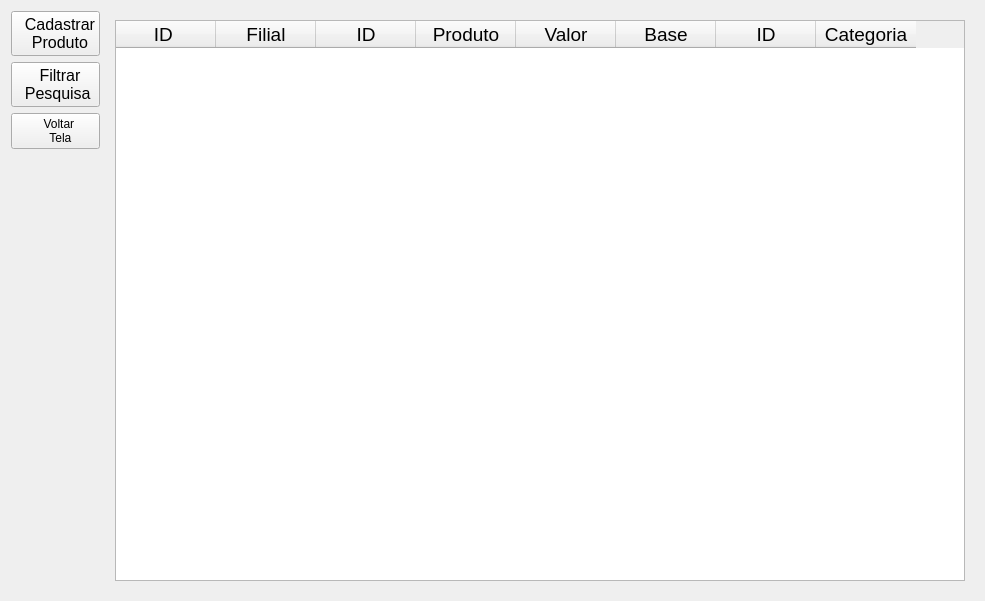
<?xml version="1.0" encoding="UTF-8"?>
<ui version="4.0">
 <class>Relatorio</class>
 <widget class="QWidget" name="Relatorio">
  <property name="geometry">
   <rect>
    <x>0</x>
    <y>0</y>
    <width>985</width>
    <height>601</height>
   </rect>
  </property>
  <property name="windowTitle">
   <string>Relatório de Produtos</string>
  </property>
  <layout class="QGridLayout" name="gridLayout_2">
   <item row="0" column="1">
    <widget class="QStackedWidget" name="stCadastro">
     <property name="currentIndex">
      <number>0</number>
     </property>
     <widget class="QWidget" name="page_3">
      <layout class="QGridLayout" name="gridLayout_3">
       <item row="0" column="0">
        <widget class="QTableWidget" name="tableWidget">
         <property name="editTriggers">
          <set>QAbstractItemView::NoEditTriggers</set>
         </property>
         <attribute name="verticalHeaderVisible">
          <bool>false</bool>
         </attribute>
         <column>
          <property name="text">
           <string>  ID   </string>
          </property>
          <property name="font">
           <font>
            <pointsize>14</pointsize>
           </font>
          </property>
          <property name="textAlignment">
           <set>AlignCenter</set>
          </property>
         </column>
         <column>
          <property name="text">
           <string>Filial</string>
          </property>
          <property name="font">
           <font>
            <pointsize>14</pointsize>
           </font>
          </property>
          <property name="textAlignment">
           <set>AlignCenter</set>
          </property>
         </column>
         <column>
          <property name="text">
           <string>ID</string>
          </property>
          <property name="font">
           <font>
            <pointsize>14</pointsize>
           </font>
          </property>
          <property name="textAlignment">
           <set>AlignCenter</set>
          </property>
         </column>
         <column>
          <property name="text">
           <string>Produto</string>
          </property>
          <property name="font">
           <font>
            <pointsize>14</pointsize>
           </font>
          </property>
          <property name="textAlignment">
           <set>AlignCenter</set>
          </property>
         </column>
         <column>
          <property name="text">
           <string>Valor</string>
          </property>
          <property name="font">
           <font>
            <pointsize>14</pointsize>
           </font>
          </property>
          <property name="textAlignment">
           <set>AlignCenter</set>
          </property>
         </column>
         <column>
          <property name="text">
           <string>Base</string>
          </property>
          <property name="font">
           <font>
            <pointsize>14</pointsize>
           </font>
          </property>
          <property name="textAlignment">
           <set>AlignCenter</set>
          </property>
         </column>
         <column>
          <property name="text">
           <string>ID</string>
          </property>
          <property name="font">
           <font>
            <pointsize>14</pointsize>
           </font>
          </property>
          <property name="textAlignment">
           <set>AlignCenter</set>
          </property>
         </column>
         <column>
          <property name="text">
           <string>Categoria</string>
          </property>
          <property name="font">
           <font>
            <pointsize>14</pointsize>
           </font>
          </property>
          <property name="textAlignment">
           <set>AlignCenter</set>
          </property>
         </column>
        </widget>
       </item>
      </layout>
     </widget>
    </widget>
   </item>
   <item row="0" column="0">
    <layout class="QGridLayout" name="gridLayout">
     <item row="3" column="0">
      <spacer name="verticalSpacer">
       <property name="orientation">
        <enum>Qt::Vertical</enum>
       </property>
       <property name="sizeHint" stdset="0">
        <size>
         <width>20</width>
         <height>40</height>
        </size>
       </property>
      </spacer>
     </item>
     <item row="2" column="0">
      <widget class="QPushButton" name="pbVoltar">
       <property name="text">
        <string>  Voltar
   Tela</string>
       </property>
       <property name="icon">
        <iconset>
         <normaloff>../recursos/Seta-Azul-Esquerda.png</normaloff>../recursos/Seta-Azul-Esquerda.png</iconset>
       </property>
      </widget>
     </item>
     <item row="1" column="0">
      <widget class="QPushButton" name="pbFiltrar">
       <property name="font">
        <font>
         <pointsize>12</pointsize>
        </font>
       </property>
       <property name="text">
        <string>  Filtrar
 Pesquisa</string>
       </property>
       <property name="icon">
        <iconset>
         <normaloff>../recursos/filtro.png</normaloff>../recursos/filtro.png</iconset>
       </property>
      </widget>
     </item>
     <item row="0" column="0">
      <widget class="QPushButton" name="pbCadastrar">
       <property name="font">
        <font>
         <pointsize>12</pointsize>
        </font>
       </property>
       <property name="text">
        <string>  Cadastrar
  Produto</string>
       </property>
       <property name="icon">
        <iconset>
         <normaloff>../recursos/editar.png</normaloff>../recursos/editar.png</iconset>
       </property>
      </widget>
     </item>
    </layout>
   </item>
  </layout>
  <widget class="QWidget" name="">
   <property name="geometry">
    <rect>
     <x>0</x>
     <y>0</y>
     <width>2</width>
     <height>2</height>
    </rect>
   </property>
   <layout class="QGridLayout" name="gridLayout_2"/>
  </widget>
 </widget>
 <resources/>
 <connections/>
</ui>
